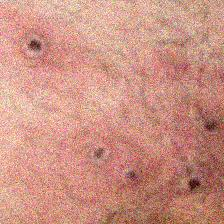
#> input picture monkeypox-classification/Data/archive/Augmented Images/Augmented Images/Monkeypox_augmented/M01_01_11.jpg, 224 x 224 px; its folder holds only this picture in this run
$ python -i getDataGLCM.py   (imports and definitions only)
#> lines starting #> are read from the running program, lines starting #| are printed output that depends on the picture; after the words box and inside, x2 and y2 are one past the last pixel; in counts of white or black regions, pixels touching at a corner belong together
from skimage.feature import graycomatrix, graycoprops
from sklearn.neighbors import KNeighborsClassifier
import numpy as np
import cv2
import glob
import os
import shutil
import pandas as pd
from pathlib import Path

properties = ['dissimilarity', 'correlation', 'homogeneity', 'contrast', 'ASM', 'energy']

def show(img):
	cv2.imshow("test img", img)

	cv2.waitKey(0)
	cv2.destroyAllWindows()

def getglcm(img):
	agls = [0, np.pi/4, np.pi/2, 3*np.pi/4]
	glcm = graycomatrix(img,
		     							distances=[1],
											angles = agls,
											levels = 256,
											symmetric = True,
											normed = True)

	# print(glcm)

	feature = []
	glcm_props = [propery for name in properties for propery in graycoprops(glcm, name)[0]]
	for item in glcm_props:
		feature.append(item)

	return feature

def getData(pathDir):
	path = glob.glob(pathDir)
	imgs = []
	i = 0

	for item in path:
		if i == 2399:
				break
		# print(item)
		i += 1
		img  = cv2.imread(item, cv2.IMREAD_COLOR)
		gray = cv2.cvtColor(img, cv2.COLOR_RGB2GRAY)


		_, mask = cv2.threshold(gray, 1, 255, cv2.THRESH_BINARY)

		# Set the black regions to white in the original image
		img[mask == 0] = [255, 255, 255]  # Set black pixels to white (BGR value)
		gray = cv2.cvtColor(img, cv2.COLOR_RGB2GRAY)

		# show(gray)

		imgs.append(gray)

	glcm_all_agls = []
	for img in imgs:
		glcm_all_agls.append(getglcm(img))

	# print(glcm_all_agls)

	return glcm_all_agls

def getDataFrame(path):
	columns = []
	angles = ['0', '45', '90','135']
	for name in properties :
			for ang in angles:
					columns.append(name + "_" + ang)

	# columns.append("label")

	# print(len(columns))

	glcm_all_agls = getData(path)
#> in getData, img is the input picture: shape (224, 224, 3); mean B, G, R 131.1, 146.4, 204.4
#> in getData, `gray = cv2.cvtColor(img, cv2.COLOR_RGB2GRAY)`:
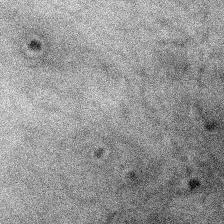
#> gray: shape (224, 224); min 5, max 239, mean 148.4
#> in getData, `_, mask = cv2.threshold(gray, 1, 255, cv2.THRESH_BINARY)`: mask: shape (224, 224); every value is 255
#> the loop in getData, `for img in imgs:` made 1 pass
#> agls in getglcm on pass 1: [0, 0.785, 1.57, 2.36]
#> after the loop in getData, `for img in imgs:`: glcm_all_agls = [[20.63, 20.83, 20.52, 20.83, 0.644, 0.639, 0.647, 0.638, 0.0488, 0.0471, 0.0474, 0.0473, 673.7, 683.3, 669.8, 684.7, 0.000123, 0.000122, 0.000124, 0.000123, 0.0111, 0.0111, 0.0111, 0.0111]]

	glcm_df = pd.DataFrame(glcm_all_agls, columns=columns)
#> glcm_df = table of 1 rows and 24 columns
	glcm_df = glcm_df.assign(label=os.path.basename(os.path.dirname(path)))

	return glcm_df

def createDatabase():
	dfO = getDataFrame('../Data/cell_images/Parasitized/*')

  # UNINFECTED
	dfM = getDataFrame('../Data/cell_images/Uninfected/*')
	# print(dfO, dfM)

	df_concat = pd.concat([dfO, dfM], ignore_index=True)
	df_concat.to_csv('csv/KBase.csv')

def distanceComparison(pathDir, metricOpt):
	data = pd.read_csv('csv/KBase.csv')
	# len = len(next(zip(*data)))
	# print(len)
	x = np.array(data.iloc[:, 0:24])
	y = np.array(data.iloc[:, 25]).ravel()

	# print(x,y)

	knn = KNeighborsClassifier(metric=metricOpt, n_neighbors=1)
	knn.fit(x, y)

	# print(knn)

	path = glob.glob(pathDir)
	i = 0

	for item in path:
		glcmData = getData(item)
		inputTest = np.array(glcmData).reshape(1, -1)
		# print(inputTest)
		result = knn.predict(inputTest).reshape(1, -1)
		filename = Path(item).stem

		# if result == 'Parasitized':
		print('hasil ' , result, filename)
		# 	shutil.copy(item, '../Data/cell_images/dummy/Parasitized/')

# [5 lines not run here, left out]
	# distanceComparison(dir, 'canberra')

'''

the problem is glcm program calculate the background too, and it affect in the knowledge base
it has been tested with white and black background and return different value

new objective 19/6/2023 13.59
- create database with 2400 data images or more
- then find the true positive and false negative parasitized and uninfected folder
- then save true positive and false negative to dummy folder in each folder
- create database again with same amount of images following the smallest total images
- follow step 2 and 3 respectively, again and again until distance comparison make a good predict
- if it fail, you can try from step 1 with bigger amount data images
- if it fail again, you must consider with thresolding, feature selection, angles selection, and maybe coding review from first
- expectation finishing it will be 1-2 days

'''

>>> result = getDataFrame('../../monkeypox-classification/Data/archive/Augmented Images/Augmented Images/Monkeypox_augmented/M01_01_11.jpg')
#> result = table of 1 rows and 25 columns

$ run again, on monkeypox-classification/Data/archive/Augmented Images/Augmented Images/Monkeypox_augmented/M02_02_00.jpg
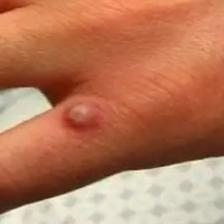
#> input picture monkeypox-classification/Data/archive/Augmented Images/Augmented Images/Monkeypox_augmented/M02_02_00.jpg, 224 x 224 px
#> in getData, img is the input picture: shape (224, 224, 3); mean B, G, R 92.4, 122.3, 183.5
#> in getData, `gray = cv2.cvtColor(img, cv2.COLOR_RGB2GRAY)`:
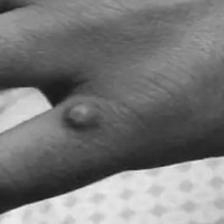
#> gray: shape (224, 224); min 22, max 242, mean 120.4
#> mask: shape (224, 224); every value is 255
#> the loop in getData, `for img in imgs:` made 1 pass
#> agls in getglcm on pass 1: [0, 0.785, 1.57, 2.36]
#> after the loop in getData, `for img in imgs:`: glcm_all_agls = [[1.72, 3.91, 3.28, 3.32, 0.998, 0.984, 0.989, 0.992, 0.51, 0.32, 0.366, 0.343, 11.08, 96.6, 65.17, 50.29, 0.00116, 0.000602, 0.000707, 0.000635, 0.034, 0.0245, 0.0266, 0.0252]]
#> glcm_df = table of 1 rows and 24 columns
#> result = table of 1 rows and 25 columns

$ run again, on monkeypox-classification/Data/archive/Augmented Images/Augmented Images/Monkeypox_augmented/M04_01_05.jpg
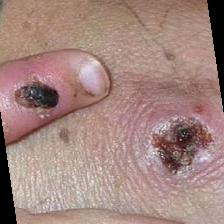
#> input picture monkeypox-classification/Data/archive/Augmented Images/Augmented Images/Monkeypox_augmented/M04_01_05.jpg, 224 x 224 px
#> in getData, img is the input picture: shape (224, 224, 3); mean B, G, R 126.9, 133.3, 162.9
#> in getData, `_, mask = cv2.threshold(gray, 1, 255, cv2.THRESH_BINARY)`:
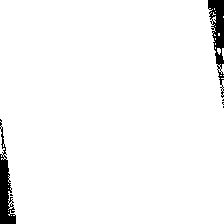
#> mask: shape (224, 224); 97% white; 6 black regions (4 under 20 px), largest, box (x1, y1, x2, y2) and area: (0, 119, 16, 224) 775, (208, 0, 224, 98) 735
#> img: shape (224, 224, 3); 3.04% of pixels changed, all inside (x1, y1, x2, y2) = (0, 0, 224, 224)
#> in getData, `gray = cv2.cvtColor(img, cv2.COLOR_RGB2GRAY)`:
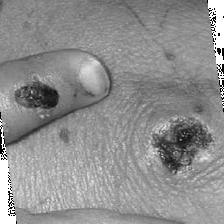
#> gray: shape (224, 224); min 2, max 255, mean 142.5
#> the loop in getData, `for img in imgs:` made 1 pass
#> agls in getglcm on pass 1: [0, 0.785, 1.57, 2.36]
#> after the loop in getData, `for img in imgs:`: glcm_all_agls = [[9.44, 11.81, 9.55, 12.14, 0.739, 0.714, 0.772, 0.699, 0.194, 0.139, 0.166, 0.137, 678.3, 741.8, 606.8, 781.3, 0.00107, 0.000912, 0.0011, 0.000887, 0.0326, 0.0302, 0.0332, 0.0298]]
#> glcm_df = table of 1 rows and 24 columns
#> result = table of 1 rows and 25 columns
